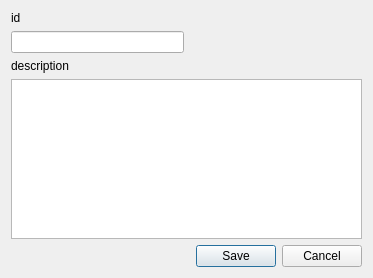
<?xml version="1.0" encoding="UTF-8"?>
<ui version="4.0">
 <class>Dialog</class>
 <widget class="QDialog" name="Dialog">
  <property name="geometry">
   <rect>
    <x>0</x>
    <y>0</y>
    <width>373</width>
    <height>278</height>
   </rect>
  </property>
  <property name="sizePolicy">
   <sizepolicy hsizetype="Expanding" vsizetype="Expanding">
    <horstretch>0</horstretch>
    <verstretch>0</verstretch>
   </sizepolicy>
  </property>
  <property name="minimumSize">
   <size>
    <width>0</width>
    <height>0</height>
   </size>
  </property>
  <property name="windowTitle">
   <string>aaaaa</string>
  </property>
  <layout class="QGridLayout" name="gridLayout">
   <item row="0" column="0">
    <widget class="QLabel" name="label">
     <property name="text">
      <string>id</string>
     </property>
    </widget>
   </item>
   <item row="1" column="0">
    <widget class="QLineEdit" name="_id"/>
   </item>
   <item row="2" column="0">
    <widget class="QLabel" name="label_2">
     <property name="text">
      <string>description</string>
     </property>
    </widget>
   </item>
   <item row="3" column="0" colspan="2">
    <widget class="QTextEdit" name="description"/>
   </item>
   <item row="4" column="1">
    <widget class="QDialogButtonBox" name="buttonBox">
     <property name="standardButtons">
      <set>QDialogButtonBox::Cancel|QDialogButtonBox::Save</set>
     </property>
    </widget>
   </item>
  </layout>
 </widget>
 <resources/>
 <connections/>
</ui>
